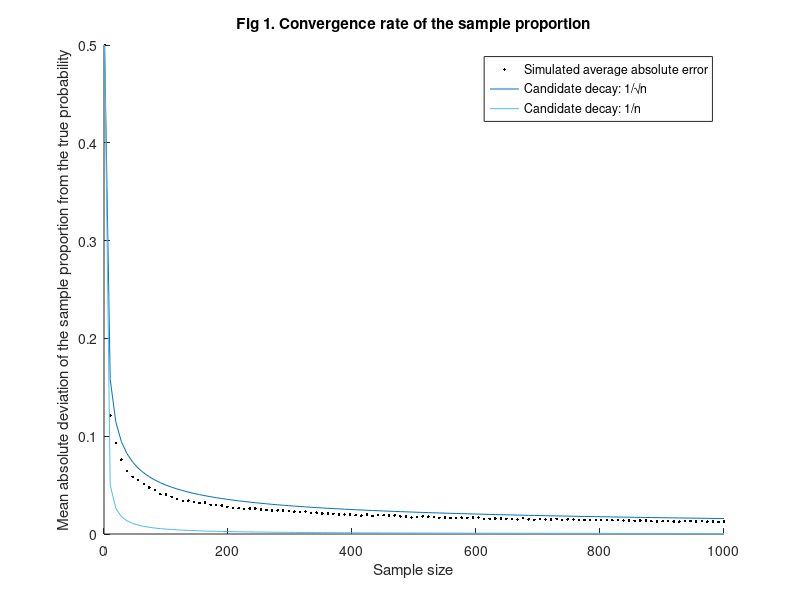
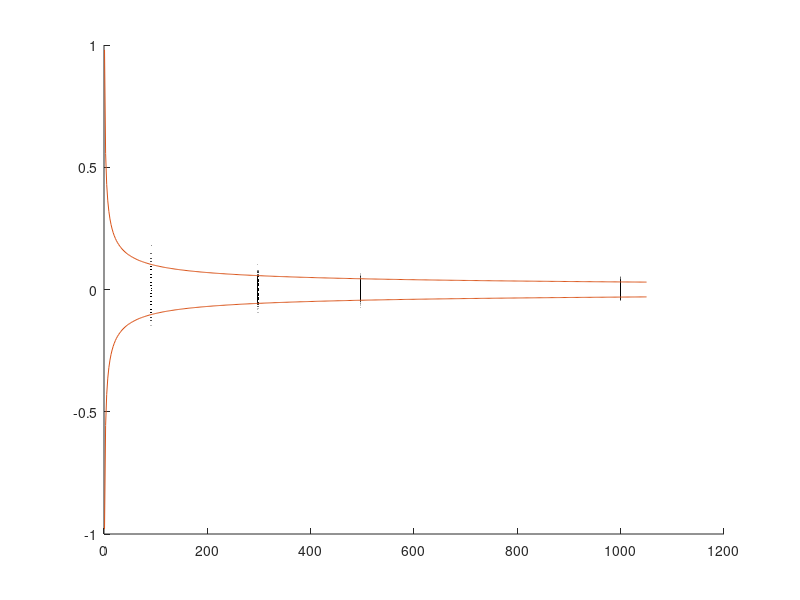

Write MATLAB code to recreate these figures, in order. (Note: this script raises an error after producing the figures.)
% Exercise - Understanding convergence concepts using simulation

%% 1. Aim of the exercise

% This exercise illustrates convergence concepts that underlie many
% econometric derivations.

%% 2. Initialize MATLAB environment

% Clear workspace, command window, and open figures
clear;
clc;
close all;

%% 3. Set the parameters of the simulation

% 3.1. Define alternative sample sizes (number of coin tosses)
N_tosses = 1:9:1000;

% 3.2. Define the number of alternative sample sizes
N_samples = length(N_tosses);

% 3.3. Define the number of simulated samples
N_sim = 1000;

%% 4. Define the population parameters

% 4.1. Define the mean for a fair coin
mean_population = 0.5;

% 4.2. Define the variance for a fair coin
var_population = 0.25;

%% 5. Generate data and calculate the sample mean

% 5.1. Preallocate memory for the simulated sample means
means_samples = NaN(N_sim,N_samples);

% 5.2. Simulate coin tosses and calculate the sample mean
for j = 1:N_samples
    % Generate N_sim independent samples of size N_tosses(j)
    sequence_of_tosses = random('Binomial',1,0.5,[N_tosses(j),N_sim]);
    % Calculate the sample mean for each simulated sample
    means_samples(:,j) = mean(sequence_of_tosses,1)';
end

%% 6. Visualizing the convergence rate

% 6.1. Calculate the average absolute distance at each sample size
mean_abs_error = mean(abs(means_samples - mean_population),1);

% 6.2. Compute the scale factor for the candidate 1/sqrt(n) decay curve
root_n_curve_scale = sqrt(N_tosses(1)) * mean_abs_error(1);

% 6.3. Generate the candidate 1/sqrt(n) decay curve
root_n_decay_curve = root_n_curve_scale ./ sqrt(N_tosses);

% 6.4. Compute the scale factor for the candidate 1/n decay curve
one_over_n_curve_scale = N_tosses(1) * mean_abs_error(1);

% 6.5. Generate the candidate 1/n decay curve
one_over_n_decay_curve = one_over_n_curve_scale ./ N_tosses;

% 6.6. Plot the empirical error path and candidate overlays
figure('Position',[1000 1000 1000 1000]);
hold on
plot(N_tosses,mean_abs_error,'.', ...
    'Color',[0.000 0.000 0.000], ...
    'DisplayName','Simulated average absolute error');
plot(N_tosses,root_n_decay_curve,'-', ...
    'Color',[0.000 0.447 0.741], ...
    'DisplayName','Candidate decay: 1/\surd{n}');
plot(N_tosses,one_over_n_decay_curve,'-', ...
    'Color',[0.301 0.745 0.933], ...
    'DisplayName','Candidate decay: 1/n');
title('Fig 1. Convergence rate of the sample proportion');
ylabel(['Mean absolute deviation of the sample proportion from ' ...
    'the true probability'])
xlabel('Sample size');
legend('show');
hold off

%% 7. Select representative sample sizes for visualization

% 7.1. Define representative fractions of the sample-size grid
fractions = [0.10, 0.30, 0.50, 1.00];

% 7.2. Locate the corresponding positions in the sample-size grid
target_indices = max(1,round(fractions * N_samples));

% 7.3. Extract the corresponding sample sizes
target_n = N_tosses(target_indices);

%% 8. Visualizing convergence in probability: op(1)

% Plot the unscaled estimation errors
figure('Position',[1000 1000 1000 1000]);
hold on
for k = 1:length(target_indices)
    % The column index in means_samples
    j = target_indices(k);
    % The exact sample size for this iteration
    plot_n = N_tosses(j);
    % Compute the unscaled estimation error
    unscaled_error_col = means_samples(:,j) - mean_population;
    % Replicate the sample size value for all Monte Carlo simulations
    x_axis_values = repmat(plot_n,N_sim,1);
    % Plot the unscaled estimation errors for this sample size
    scatter(x_axis_values,unscaled_error_col,5,'.', ...
        'MarkerEdgeColor',[0.000 0.000 0.000], ...
        'MarkerEdgeAlpha',0.25, ...
        'HandleVisibility','off');
end
% Construct the theoretical 95% decay envelope
n_continuous = linspace(min(N_tosses),max(N_tosses)*1.05,500);
theoretical_bound = ...
    (1.96 * sqrt(var_population)) ./ sqrt(n_continuous);
% Overlay the theoretical decay envelope
plot(n_continuous,theoretical_bound,'-', ...
    'Color',[0.850 0.325 0.098]);
plot(n_continuous,-theoretical_bound,'-', ...
    'Color',[0.850 0.325 0.098], ...
    'HandleVisibility','off');
% Add a reference line at zero estimation error
yline(0,'-', ...
    'Color',[0.000 0.000 0.000], ...
    'HandleVisibility','off');
title('Fig 2. Convergence in probability of the unscaled error');
ylabel(['Unscaled deviation of the sample proportion from the true ' ...
    'probability']);
xlabel('Sample size');
% Dynamically set the x-axis limit based on the maximum sample size
xlim([0,max(N_tosses)*1.05]);
% Display only the selected sample sizes on the x-axis
xticks(target_n);
hold off

%% 9. Visualizing stochastic boundedness: Op(1)

% Plot the root-n scaled estimation errors
figure('Position',[1000 1000 1000 1000]);
hold on
for k = 1:length(target_indices)
    % The column index in means_samples
    j = target_indices(k);
    % The exact sample size for this iteration
    plot_n = N_tosses(j);
    % Compute the root-n scaled estimation error
    scaled_error_col = sqrt(plot_n) * ...
        (means_samples(:,j) - mean_population);
    % Replicate the sample size value for all Monte Carlo simulations
    x_axis_values = repmat(plot_n,N_sim,1);
    % Plot the root-n scaled estimation errors for this sample size
    scatter(x_axis_values,scaled_error_col,5,'.', ...
    'MarkerEdgeColor',[0.000 0.000 0.000], ...
    'MarkerEdgeAlpha',0.25);
end
% Reference line corresponding to zero estimation error
yline(0,'-', ...
    'Color',[0.850 0.325 0.098]);
title('Fig 3. Stochastic boundedness of the root-n scaled error');
ylabel(['Root-n scaled deviation of the sample proportion from ' ...
    'the true probability'])
xlabel('Sample size');
% Dynamically set the x-axis limit based on the actual max value
xlim([0,max(N_tosses) * 1.05]);
% Fix the y-axis range
ylim([-2,2]);
% Display only the selected sample sizes on the x-axis
xticks(target_n);
hold off

%% 10. Visualizing asymptotic normality of the root-n scaled error

% 10.1. Select the largest sample size for the CLT demonstration
n_large = N_tosses(N_samples);

% 10.2. Calculate the root-n scaled estimation error
scaled_error_clt = sqrt(n_large) * ...
    (means_samples(:,N_samples) - mean_population);

% 10.3. Estimate the empirical density of the scaled errors
[f_empirical,x_empirical] = ksdensity(scaled_error_clt);

% 10.4. Calculate the theoretical standard deviation implied by the CLT
std_dev = sqrt(var_population);

% 10.5. Create an evaluation grid for the theoretical Normal density
x_theoretical = linspace(min(x_empirical),max(x_empirical),500);

% 10.6. Evaluate the theoretical Normal density on the grid
f_theoretical = normpdf(x_theoretical,0,std_dev);

% 10.7. Compare the empirical and theoretical densities
figure('Position',[1000 1000 1000 1000]);
hold on
% Plot the empirical kernel density estimate
plot(x_empirical,f_empirical,'-', ...
    'Color',[0.000 0.000 0.000], ...
    'DisplayName','Empirical density of the scaled error');
% Overlay the theoretical Normal density
plot(x_theoretical,f_theoretical,'-', ...
    'Color',[0.850 0.325 0.098], ...
    'DisplayName','Theoretical Normal density');
title('Fig 4. Asymptotic normality of the root-n scaled error');
xlabel(['Root-n scaled deviation of the sample proportion from ' ...
    'the true probability']);
ylabel('Probability density');
legend('show');
hold off
